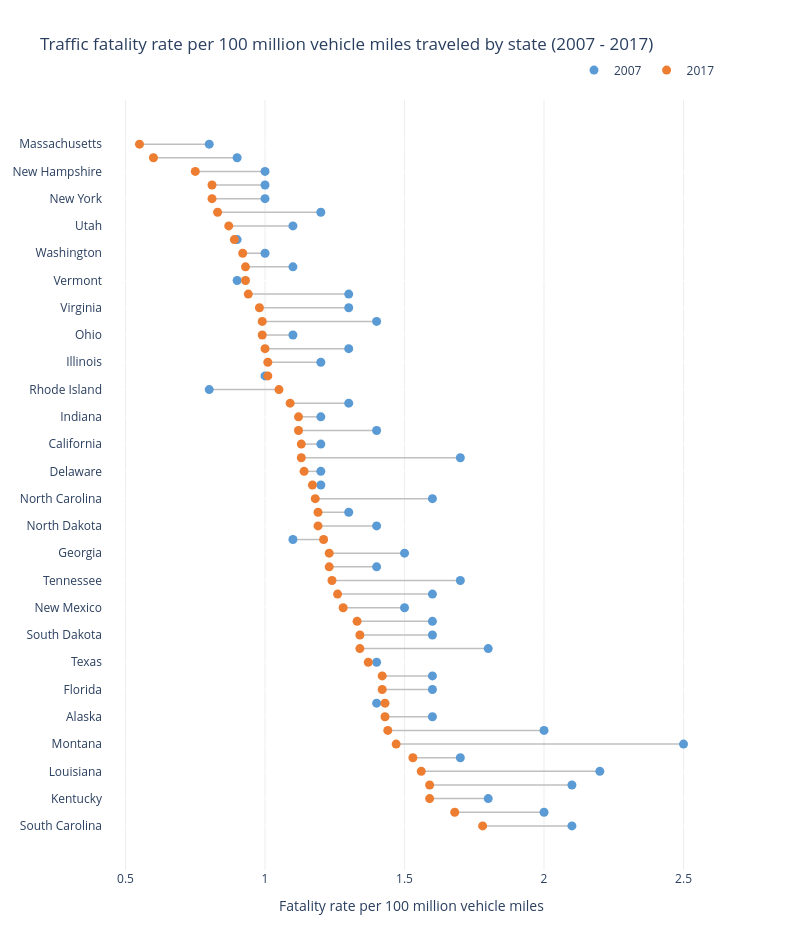

Here is the notebook cell this chart was saved with:
### Markdown cell above
### Version 2 - Plotly (interactive)

The same chart built with Plotly so the individual values can be inspected on hover. States are
plotted in descending order here because Plotly stacks categories from the bottom up, which puts
the lowest 2017 rate back at the top.

### Code cell
dd = dumbbell.sort_values("2017", ascending=False)

fig = go.Figure()

# connector lines
for _, r in dd.iterrows():
    fig.add_trace(go.Scatter(
        x=[r["2007"], r["2017"]], y=[r["State"], r["State"]],
        mode="lines", line=dict(color="#bfbfbf", width=1.5),
        showlegend=False, hoverinfo="skip"))

fig.add_trace(go.Scatter(x=dd["2007"], y=dd["State"], mode="markers",
                         marker=dict(color=blue, size=9), name="2007"))
fig.add_trace(go.Scatter(x=dd["2017"], y=dd["State"], mode="markers",
                         marker=dict(color=orange, size=9), name="2017"))

fig.update_layout(
    title="Traffic fatality rate per 100 million vehicle miles traveled by state (2007 - 2017)",
    xaxis_title="Fatality rate per 100 million vehicle miles",
    height=950, width=800, plot_bgcolor="white",
    legend=dict(orientation="h", yanchor="bottom", y=1.02, xanchor="right", x=1))
fig.update_xaxes(showgrid=True, gridcolor="#eeeeee")
fig.show()

### Figure 1 — Plotly figure (JSON) as saved in the notebook; plotly's stock layout.template omitted (floating-point values rounded to 4 significant figures)
{"data": [{"hoverinfo": "skip", "line": {"color": "#bfbfbf", "width": 1.5}, "mode": "lines", "showlegend": false, "type": "scatter", "x": [2.1, 1.78], "y": ["South Carolina", "South Carolina"]}, {"hoverinfo": "skip", "line": {"color": "#bfbfbf", "width": 1.5}, "mode": "lines", "showlegend": false, "type": "scatter", "x": [2.0, 1.68], "y": ["Mississippi", "Mississippi"]}, {"hoverinfo": "skip", "line": {"color": "#bfbfbf", "width": 1.5}, "mode": "lines", "showlegend": false, "type": "scatter", "x": [1.8, 1.59], "y": ["Kentucky", "Kentucky"]}, {"hoverinfo": "skip", "line": {"color": "#bfbfbf", "width": 1.5}, "mode": "lines", "showlegend": false, "type": "scatter", "x": [2.1, 1.59], "y": ["West Virginia", "West Virginia"]}, {"hoverinfo": "skip", "line": {"color": "#bfbfbf", "width": 1.5}, "mode": "lines", "showlegend": false, "type": "scatter", "x": [2.2, 1.56], "y": ["Louisiana", "Louisiana"]}, {"hoverinfo": "skip", "line": {"color": "#bfbfbf", "width": 1.5}, "mode": "lines", "showlegend": false, "type": "scatter", "x": [1.7, 1.53], "y": ["Arizona", "Arizona"]}, {"hoverinfo": "skip", "line": {"color": "#bfbfbf", "width": 1.5}, "mode": "lines", "showlegend": false, "type": "scatter", "x": [2.5, 1.47], "y": ["Montana", "Montana"]}, {"hoverinfo": "skip", "line": {"color": "#bfbfbf", "width": 1.5}, "mode": "lines", "showlegend": false, "type": "scatter", "x": [2.0, 1.44], "y": ["Arkansas", "Arkansas"]}, {"hoverinfo": "skip", "line": {"color": "#bfbfbf", "width": 1.5}, "mode": "lines", "showlegend": false, "type": "scatter", "x": [1.6, 1.43], "y": ["Alaska", "Alaska"]}, {"hoverinfo": "skip", "line": {"color": "#bfbfbf", "width": 1.5}, "mode": "lines", "showlegend": false, "type": "scatter", "x": [1.4, 1.43], "y": ["Kansas", "Kansas"]}, {"hoverinfo": "skip", "line": {"color": "#bfbfbf", "width": 1.5}, "mode": "lines", "showlegend": false, "type": "scatter", "x": [1.6, 1.42], "y": ["Florida", "Florida"]}, {"hoverinfo": "skip", "line": {"color": "#bfbfbf", "width": 1.5}, "mode": "lines", "showlegend": false, "type": "scatter", "x": [1.6, 1.42], "y": ["Idaho", "Idaho"]}, {"hoverinfo": "skip", "line": {"color": "#bfbfbf", "width": 1.5}, "mode": "lines", "showlegend": false, "type": "scatter", "x": [1.4, 1.37], "y": ["Texas", "Texas"]}, {"hoverinfo": "skip", "line": {"color": "#bfbfbf", "width": 1.5}, "mode": "lines", "showlegend": false, "type": "scatter", "x": [1.8, 1.34], "y": ["Alabama", "Alabama"]}, {"hoverinfo": "skip", "line": {"color": "#bfbfbf", "width": 1.5}, "mode": "lines", "showlegend": false, "type": "scatter", "x": [1.6, 1.34], "y": ["South Dakota", "South Dakota"]}, {"hoverinfo": "skip", "line": {"color": "#bfbfbf", "width": 1.5}, "mode": "lines", "showlegend": false, "type": "scatter", "x": [1.6, 1.33], "y": ["Oklahoma", "Oklahoma"]}, {"hoverinfo": "skip", "line": {"color": "#bfbfbf", "width": 1.5}, "mode": "lines", "showlegend": false, "type": "scatter", "x": [1.5, 1.28], "y": ["New Mexico", "New Mexico"]}, {"hoverinfo": "skip", "line": {"color": "#bfbfbf", "width": 1.5}, "mode": "lines", "showlegend": false, "type": "scatter", "x": [1.6, 1.26], "y": ["Wyoming", "Wyoming"]}, {"hoverinfo": "skip", "line": {"color": "#bfbfbf", "width": 1.5}, "mode": "lines", "showlegend": false, "type": "scatter", "x": [1.7, 1.24], "y": ["Tennessee", "Tennessee"]}, {"hoverinfo": "skip", "line": {"color": "#bfbfbf", "width": 1.5}, "mode": "lines", "showlegend": false, "type": "scatter", "x": [1.4, 1.23], "y": ["Missouri", "Missouri"]}, {"hoverinfo": "skip", "line": {"color": "#bfbfbf", "width": 1.5}, "mode": "lines", "showlegend": false, "type": "scatter", "x": [1.5, 1.23], "y": ["Georgia", "Georgia"]}, {"hoverinfo": "skip", "line": {"color": "#bfbfbf", "width": 1.5}, "mode": "lines", "showlegend": false, "type": "scatter", "x": [1.1, 1.21], "y": ["Colorado", "Colorado"]}, {"hoverinfo": "skip", "line": {"color": "#bfbfbf", "width": 1.5}, "mode": "lines", "showlegend": false, "type": "scatter", "x": [1.4, 1.19], "y": ["North Dakota", "North Dakota"]}, {"hoverinfo": "skip", "line": {"color": "#bfbfbf", "width": 1.5}, "mode": "lines", "showlegend": false, "type": "scatter", "x": [1.3, 1.19], "y": ["Oregon", "Oregon"]}, {"hoverinfo": "skip", "line": {"color": "#bfbfbf", "width": 1.5}, "mode": "lines", "showlegend": false, "type": "scatter", "x": [1.6, 1.18], "y": ["North Carolina", "North Carolina"]}, {"hoverinfo": "skip", "line": {"color": "#bfbfbf", "width": 1.5}, "mode": "lines", "showlegend": false, "type": "scatter", "x": [1.2, 1.17], "y": ["Maine", "Maine"]}, {"hoverinfo": "skip", "line": {"color": "#bfbfbf", "width": 1.5}, "mode": "lines", "showlegend": false, "type": "scatter", "x": [1.2, 1.14], "y": ["Delaware", "Delaware"]}, {"hoverinfo": "skip", "line": {"color": "#bfbfbf", "width": 1.5}, "mode": "lines", "showlegend": false, "type": "scatter", "x": [1.7, 1.13], "y": ["Nevada", "Nevada"]}, {"hoverinfo": "skip", "line": {"color": "#bfbfbf", "width": 1.5}, "mode": "lines", "showlegend": false, "type": "scatter", "x": [1.2, 1.13], "y": ["California", "California"]}, {"hoverinfo": "skip", "line": {"color": "#bfbfbf", "width": 1.5}, "mode": "lines", "showlegend": false, "type": "scatter", "x": [1.4, 1.12], "y": ["Pennsylvania", "Pennsylvania"]}, {"hoverinfo": "skip", "line": {"color": "#bfbfbf", "width": 1.5}, "mode": "lines", "showlegend": false, "type": "scatter", "x": [1.2, 1.12], "y": ["Indiana", "Indiana"]}, {"hoverinfo": "skip", "line": {"color": "#bfbfbf", "width": 1.5}, "mode": "lines", "showlegend": false, "type": "scatter", "x": [1.3, 1.09], "y": ["Nebraska", "Nebraska"]}, {"hoverinfo": "skip", "line": {"color": "#bfbfbf", "width": 1.5}, "mode": "lines", "showlegend": false, "type": "scatter", "x": [0.8, 1.05], "y": ["Rhode Island", "Rhode Island"]}, {"hoverinfo": "skip", "line": {"color": "#bfbfbf", "width": 1.5}, "mode": "lines", "showlegend": false, "type": "scatter", "x": [1.0, 1.01], "y": ["Michigan", "Michigan"]}, {"hoverinfo": "skip", "line": {"color": "#bfbfbf", "width": 1.5}, "mode": "lines", "showlegend": false, "type": "scatter", "x": [1.2, 1.01], "y": ["Illinois", "Illinois"]}, {"hoverinfo": "skip", "line": {"color": "#bfbfbf", "width": 1.5}, "mode": "lines", "showlegend": false, "type": "scatter", "x": [1.3, 1.0], "y": ["Hawaii", "Hawaii"]}, {"hoverinfo": "skip", "line": {"color": "#bfbfbf", "width": 1.5}, "mode": "lines", "showlegend": false, "type": "scatter", "x": [1.1, 0.99], "y": ["Ohio", "Ohio"]}, {"hoverinfo": "skip", "line": {"color": "#bfbfbf", "width": 1.5}, "mode": "lines", "showlegend": false, "type": "scatter", "x": [1.4, 0.99], "y": ["Iowa", "Iowa"]}, {"hoverinfo": "skip", "line": {"color": "#bfbfbf", "width": 1.5}, "mode": "lines", "showlegend": false, "type": "scatter", "x": [1.3, 0.98], "y": ["Virginia", "Virginia"]}, {"hoverinfo": "skip", "line": {"color": "#bfbfbf", "width": 1.5}, "mode": "lines", "showlegend": false, "type": "scatter", "x": [1.3, 0.94], "y": ["Wisconsin", "Wisconsin"]}, {"hoverinfo": "skip", "line": {"color": "#bfbfbf", "width": 1.5}, "mode": "lines", "showlegend": false, "type": "scatter", "x": [0.9, 0.93], "y": ["Vermont", "Vermont"]}, {"hoverinfo": "skip", "line": {"color": "#bfbfbf", "width": 1.5}, "mode": "lines", "showlegend": false, "type": "scatter", "x": [1.1, 0.93], "y": ["Maryland", "Maryland"]}, {"hoverinfo": "skip", "line": {"color": "#bfbfbf", "width": 1.5}, "mode": "lines", "showlegend": false, "type": "scatter", "x": [1.0, 0.92], "y": ["Washington", "Washington"]}, {"hoverinfo": "skip", "line": {"color": "#bfbfbf", "width": 1.5}, "mode": "lines", "showlegend": false, "type": "scatter", "x": [0.9, 0.89], "y": ["Connecticut", "Connecticut"]}, {"hoverinfo": "skip", "line": {"color": "#bfbfbf", "width": 1.5}, "mode": "lines", "showlegend": false, "type": "scatter", "x": [1.1, 0.87], "y": ["Utah", "Utah"]}, {"hoverinfo": "skip", "line": {"color": "#bfbfbf", "width": 1.5}, "mode": "lines", "showlegend": false, "type": "scatter", "x": [1.2, 0.83], "y": ["District of Columbia", "District of Columbia"]}, {"hoverinfo": "skip", "line": {"color": "#bfbfbf", "width": 1.5}, "mode": "lines", "showlegend": false, "type": "scatter", "x": [1.0, 0.81], "y": ["New York", "New York"]}, {"hoverinfo": "skip", "line": {"color": "#bfbfbf", "width": 1.5}, "mode": "lines", "showlegend": false, "type": "scatter", "x": [1.0, 0.81], "y": ["New Jersey", "New Jersey"]}, {"hoverinfo": "skip", "line": {"color": "#bfbfbf", "width": 1.5}, "mode": "lines", "showlegend": false, "type": "scatter", "x": [1.0, 0.75], "y": ["New Hampshire", "New Hampshire"]}, {"hoverinfo": "skip", "line": {"color": "#bfbfbf", "width": 1.5}, "mode": "lines", "showlegend": false, "type": "scatter", "x": [0.9, 0.6], "y": ["Minnesota", "Minnesota"]}, {"hoverinfo": "skip", "line": {"color": "#bfbfbf", "width": 1.5}, "mode": "lines", "showlegend": false, "type": "scatter", "x": [0.8, 0.55], "y": ["Massachusetts", "Massachusetts"]}, {"marker": {"color": "#5B9BD5", "size": 9}, "mode": "markers", "name": "2007", "type": "scatter", "x": [2.1, 2.0, 1.8, 2.1, 2.2, 1.7, 2.5, 2.0, 1.6, 1.4, 1.6, 1.6, 1.4, 1.8, 1.6, 1.6, 1.5, 1.6, 1.7, 1.4, 1.5, 1.1, 1.4, 1.3, 1.6, 1.2, 1.2, 1.7, 1.2, 1.4, 1.2, 1.3, 0.8, 1.0, 1.2, 1.3, 1.1, 1.4, 1.3, 1.3, 0.9, 1.1, 1.0, 0.9, 1.1, 1.2, 1.0, 1.0, 1.0, 0.9, 0.8], "y": ["South Carolina", "Mississippi", "Kentucky", "West Virginia", "Louisiana", "Arizona", "Montana", "Arkansas", "Alaska", "Kansas", "Florida", "Idaho", "Texas", "Alabama", "South Dakota", "Oklahoma", "New Mexico", "Wyoming", "Tennessee", "Missouri", "Georgia", "Colorado", "North Dakota", "Oregon", "North Carolina", "Maine", "Delaware", "Nevada", "California", "Pennsylvania", "Indiana", "Nebraska", "Rhode Island", "Michigan", "Illinois", "Hawaii", "Ohio", "Iowa", "Virginia", "Wisconsin", "Vermont", "Maryland", "Washington", "Connecticut", "Utah", "District of Columbia", "New York", "New Jersey", "New Hampshire", "Minnesota", "Massachusetts"]}, {"marker": {"color": "#ED7D31", "size": 9}, "mode": "markers", "name": "2017", "type": "scatter", "x": [1.78, 1.68, 1.59, 1.59, 1.56, 1.53, 1.47, 1.44, 1.43, 1.43, 1.42, 1.42, 1.37, 1.34, 1.34, 1.33, 1.28, 1.26, 1.24, 1.23, 1.23, 1.21, 1.19, 1.19, 1.18, 1.17, 1.14, 1.13, 1.13, 1.12, 1.12, 1.09, 1.05, 1.01, 1.01, 1.0, 0.99, 0.99, 0.98, 0.94, 0.93, 0.93, 0.92, 0.89, 0.87, 0.83, 0.81, 0.81, 0.75, 0.6, 0.55], "y": ["South Carolina", "Mississippi", "Kentucky", "West Virginia", "Louisiana", "Arizona", "Montana", "Arkansas", "Alaska", "Kansas", "Florida", "Idaho", "Texas", "Alabama", "South Dakota", "Oklahoma", "New Mexico", "Wyoming", "Tennessee", "Missouri", "Georgia", "Colorado", "North Dakota", "Oregon", "North Carolina", "Maine", "Delaware", "Nevada", "California", "Pennsylvania", "Indiana", "Nebraska", "Rhode Island", "Michigan", "Illinois", "Hawaii", "Ohio", "Iowa", "Virginia", "Wisconsin", "Vermont", "Maryland", "Washington", "Connecticut", "Utah", "District of Columbia", "New York", "New Jersey", "New Hampshire", "Minnesota", "Massachusetts"]}], "layout": {"height": 950, "legend": {"orientation": "h", "x": 1, "xanchor": "right", "y": 1.02, "yanchor": "bottom"}, "plot_bgcolor": "white", "title": {"text": "Traffic fatality rate per 100 million vehicle miles traveled by state (2007 - 2017)"}, "width": 800, "xaxis": {"gridcolor": "#eeeeee", "showgrid": true, "title": {"text": "Fatality rate per 100 million vehicle miles"}}}}
